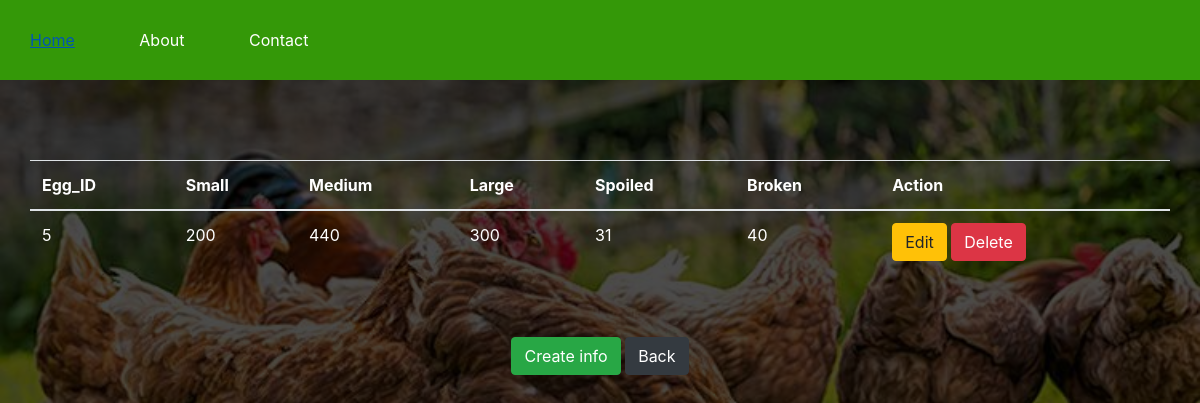
/eggscrud.php (signed in), run on the app's committed database.
### tables this page shows
CREATE TABLE `eggs` (
  `id` int(100) NOT NULL,
  `userid` int(100) DEFAULT NULL,
  `small` int(100) DEFAULT NULL,
  `medium` int(100) DEFAULT NULL,
  `large` int(100) DEFAULT NULL,
  `spoiled` int(100) NOT NULL,
  `broken` int(100) NOT NULL
);

### eggscrud.php (the view, shortened to what this page needs)
<!DOCTYPE html>
<html>
<head>
	<link rel="stylesheet" type="text/css"	href="Css1/side.css">
	<link rel="stylesheet" href="bootstrap/css/bootstrap.min.css">
</head>
<body>
<div id="main">
			<nav>
				<ul>
					<li><a href="index.php">Home</a></li>
					<li><a href="#">About</a></li>
					<li><a href="#">Contact</a></li>
				</ul>
	</div>
	<?php require_once 'process6.php';?>
	<div class="container">
	<?php
		$mysqli = new mysqli('localhost','root','','registration') or die(mysqli_error($mysqli));
		$username= $_SESSION["username"];
		$result=$mysqli->query("select id from users where username='$username'") or die($mysqli->error);
		if(@count($result)==1)
		{
			$row=$result->fetch_array();
			$userid=$row['id'];
		}
		$result = $mysqli->query("SELECT * FROM eggs where userid='$userid'") or die($mysqli->error);
		?>
		<div class="row justify-content-center">
		<br><br><br>
			<table class="table">
				<thead>
					<tr class="text-white">
						<th>Egg_ID</th>
						<th>Small</th>
						<th>Medium</th>
						<th>Large</th>
						<th>Spoiled</th>
						<th>Broken</th>
						<th colspan="2">Action</th>
					</tr>
				</thead>
				<?php
					while($row=$result->fetch_assoc()):?>
						<tr class="text-white">
							<td><?php echo $row['id']?></td>
							<td><?php echo $row['small']?></td>
							<td><?php echo $row['medium']?></td>
							<td><?php echo $row['large']?></td>
							<td><?php echo $row['spoiled']?></td>
							<td><?php echo $row['broken']?></td>
							<td>
								<a href="eggsadd.php?edit=<?php echo $row['id'];?>"
									class="btn btn-warning">Edit</a>
								<a href="process6.php?delete=<?php echo $row['id'];?>"
									class="btn btn-danger">Delete</a>
							</td>
						</tr>
						<?php endwhile;?>
			</table>
		</div>
		<br><br>
		<center>
		<a href="eggsadd.php"class="btn btn-success">Create info</a>
		<a href="index1.php"class="btn btn-dark">Back</a>
		</center>
</div>
</body>
</html>

### Css1/side.css (style rules this page uses)
* { margin:0px; padding:0px; }
body { font-size:120%; background:#F8F8FF; background-image:linear-gradient(rgba(0,0,0,0.7),rgba(0,0,0,0.7)), url("../Image chicken/b.jpg"); background-size:cover; }
#main { width:100%; height:20vh; }
nav { width:100%; height:80px; background-color:#349808; line-height:80px; }
nav ul { float:left; margin-right:30px; }
nav ul li { list-style-type: none; display:inline-block; transition:0.8s all; color:#fff }
nav ul li a { text-decoration:none; color:#fff; padding:30px; }
.btn { padding:10px; font-size:15px; color:white; background:#349808; border:none; border-radius:5px; }

### data on the page
eggs: id "5", small "200", medium "440", large "300", spoiled "31", broken "40"
